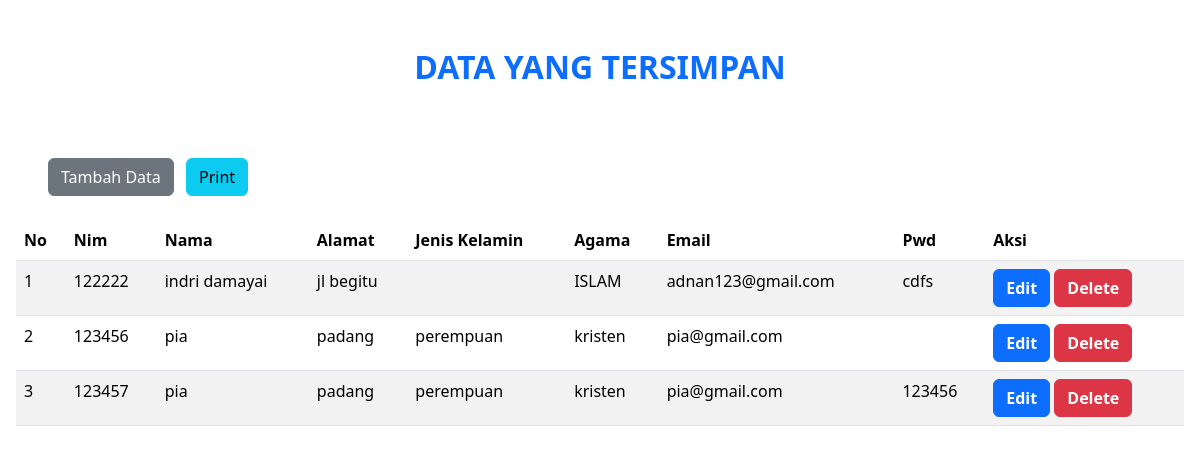
The app's page /read.php with its own data.
### tables this page shows
CREATE TABLE `mahasiswa` (
  `nim` varchar(8) NOT NULL,
  `nama` varchar(50) NOT NULL,
  `alamat` varchar(250) NOT NULL,
  `jkl` enum('laki-laki','perempuan','','') NOT NULL,
  `agama` varchar(25) NOT NULL,
  `email` varchar(250) NOT NULL,
  `pwd` varchar(50) NOT NULL,
  `created_at` datetime NOT NULL DEFAULT current_timestamp(),
  `update_at` datetime NOT NULL
);

### read.php (the view, shortened to what this page needs)
<!doctype html>
<html lang="en">
<head>
      <link href="https://cdn.jsdelivr.net/npm/bootstrap@5.3.3/dist/css/bootstrap.min.css" rel="stylesheet"
>
</head>
<body>
      <?php
      include_once "DB.php";
      $sql = "SELECT * FROM mahasiswa";
      $q = mysqli_query($koneksi, $sql);
      ?>
      <h2 class="text-center m-5 text-primary"><b>DATA YANG TERSIMPAN</b></h2>
      <a href="form.php" class="btn btn-secondary mt-4 mb-2 ms-5" role="button"><i class="bi bi-cloud-download"></i>
            Tambah
            Data</a>
      <a target="_blank" href="print.php" class="btn btn-info mt-4 mb-2 ms-2" role="button">
            Print</a>
      <div class="table-responsive m-3">
            <table class="table table-striped">
                  <thead>
                        <tr>
                              <th>No</th>
                              <th>Nim</th>
                              <th>Nama</th>
                              <th>Alamat</th>
                              <th>Jenis Kelamin</th>
                              <th>Agama</th>
                              <th>Email</th>
                              <th>Pwd</th>
                              <th>Aksi</th>
                        </tr>
                  </thead>
                  <tbody>
                        <?php
                        $no = 1;
                        while ($data = mysqli_fetch_assoc($q)) {
                              ?>
                              <tr>
                                    <td><?= $no ?></td>
                                    <td><?= $data['nim'] ?></td>
                                    <td><?= $data['nama'] ?></td>
                                    <td><?= $data['alamat'] ?></td>
                                    <td><?= $data['jkl'] ?></td>
                                    <td><?= $data['agama'] ?></td>
                                    <td><?= $data['email'] ?></td>
                                    <td><?= $data['pwd'] ?></td>
                                    <td>
                                          <a class="btn btn-primary" href="update.php?nim=<?= $data['nim'] ?>"><b
                                                      class="text-white">
                                                      Edit</b></a>
                                          <a class="btn btn-danger" href="delete.php?nim=<?= $data['nim'] ?>"><b
                                                      class="text-white">
                                                      Delete</b></a>
                                    </td>
                              </tr>
                              <?php $no++;
                        } ?>
                  </tbody>
            </table>
      </div>
</body>
</html>

### records on screen
mahasiswa: nim "122222", nama "indri damayai", alamat "jl begitu", agama "ISLAM", email "adnan123@gmail.com", pwd "cdfs"
mahasiswa: nim "123456", nama "pia", alamat "padang", jkl "perempuan", agama "kristen", email "pia@gmail.com"
mahasiswa: nim "123457", nama "pia", alamat "padang", jkl "perempuan", agama "kristen", email "pia@gmail.com", pwd "123456"
